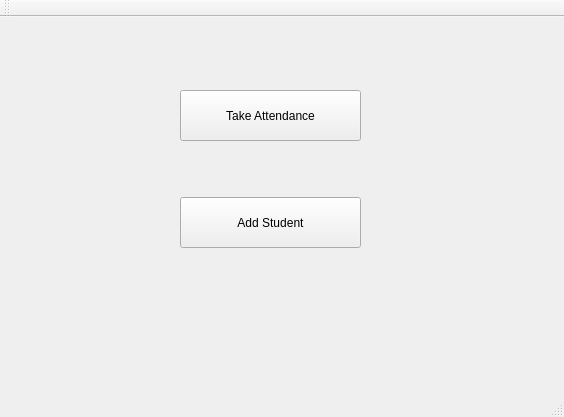
<?xml version="1.0" encoding="UTF-8"?>
<ui version="4.0">
 <class>AttendanceApp</class>
 <widget class="QMainWindow" name="AttendanceApp">
  <property name="geometry">
   <rect>
    <x>0</x>
    <y>0</y>
    <width>564</width>
    <height>417</height>
   </rect>
  </property>
  <property name="windowTitle">
   <string>AttendanceApp</string>
  </property>
  <widget class="QWidget" name="centralWidget">
   <widget class="QPushButton" name="Take_attendance_button">
    <property name="geometry">
     <rect>
      <x>180</x>
      <y>73</y>
      <width>181</width>
      <height>51</height>
     </rect>
    </property>
    <property name="text">
     <string>Take Attendance</string>
    </property>
   </widget>
   <widget class="QPushButton" name="Add_Student_button">
    <property name="geometry">
     <rect>
      <x>180</x>
      <y>180</y>
      <width>181</width>
      <height>51</height>
     </rect>
    </property>
    <property name="text">
     <string>Add Student</string>
    </property>
   </widget>
  </widget>
  <widget class="QMenuBar" name="menuBar">
   <property name="geometry">
    <rect>
     <x>0</x>
     <y>0</y>
     <width>564</width>
     <height>22</height>
    </rect>
   </property>
  </widget>
  <widget class="QToolBar" name="mainToolBar">
   <attribute name="toolBarArea">
    <enum>TopToolBarArea</enum>
   </attribute>
   <attribute name="toolBarBreak">
    <bool>false</bool>
   </attribute>
  </widget>
  <widget class="QStatusBar" name="statusBar"/>
 </widget>
 <layoutdefault spacing="6" margin="11"/>
 <resources/>
 <connections/>
</ui>
